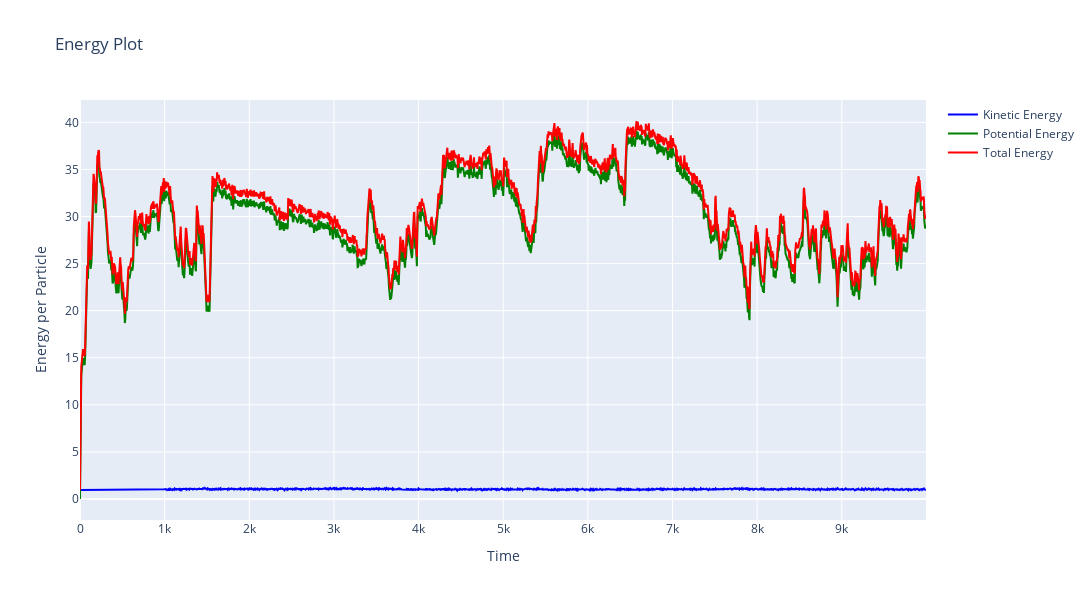

Notebook source saved alongside this figure:
### Markdown cell above
# Plot Energy

### Code cell
def energy_plotly_plotter(xlabel, ylabel, legend_names, colors):
    time = []
    kinetic_energy = []
    potential_energy = []
    total_energy = []

    for t in range(len(particle_positions)):
        time.append(float(t)*dataCompression*timestep)
        kinetic_energy_total=0.0
        i=0
        for _, _ ,vx ,vy , _, PE in particle_positions[t]:
            kinetic_energy_total+=(float(0.5 * (vx**2 + vy**2)))
            if i==len(particle_positions[0])-1:
                potential_energy_per_particle=float(PE)
                kinetic_energy_per_particle=kinetic_energy_total/float(len(particle_positions[0]))
            i+=1
        potential_energy.append(potential_energy_per_particle)
        kinetic_energy.append(kinetic_energy_per_particle)
        total_energy.append(potential_energy_per_particle+kinetic_energy_per_particle)
    # Create Plotly figure
    fig = go.Figure()

    fig.add_trace(go.Scatter(x=time, y=kinetic_energy, mode='lines', name=legend_names[0], line=dict(color=colors[0])))
    fig.add_trace(go.Scatter(x=time, y=potential_energy, mode='lines', name=legend_names[1], line=dict(color=colors[1])))
    fig.add_trace(go.Scatter(x=time, y=total_energy, mode='lines', name=legend_names[2], line=dict(color=colors[2])))

    fig.update_layout(title="Energy Plot", xaxis_title=xlabel, yaxis_title=ylabel, width=1200, height=600)

    pio.write_html(fig, path+'tempi.html')
    fig.show()
legend_names = ["Kinetic Energy", "Potential Energy", "Total Energy"]
colors = ['blue', 'green', 'red']
energy_plotly_plotter("Time", "Energy per Particle", legend_names, colors)

### Figure 1 — Plotly figure (JSON) as saved in the notebook; plotly's stock layout.template omitted (floating-point values rounded to 4 significant figures; data arrays with more than 128 entries replaced by an {"elided": "..."} marker saying what was removed)
{"data": [{"line": {"color": "blue"}, "mode": "lines", "name": "Kinetic Energy", "type": "scatter", "x": {"elided": "2000 int values"}, "y": {"elided": "2000 float values"}}, {"line": {"color": "green"}, "mode": "lines", "name": "Potential Energy", "type": "scatter", "x": {"elided": "2000 int values"}, "y": {"elided": "2000 float values"}}, {"line": {"color": "red"}, "mode": "lines", "name": "Total Energy", "type": "scatter", "x": {"elided": "2000 int values"}, "y": {"elided": "2000 float values"}}], "layout": {"height": 600, "title": {"text": "Energy Plot"}, "width": 1200, "xaxis": {"title": {"text": "Time"}}, "yaxis": {"title": {"text": "Energy per Particle"}}}}
